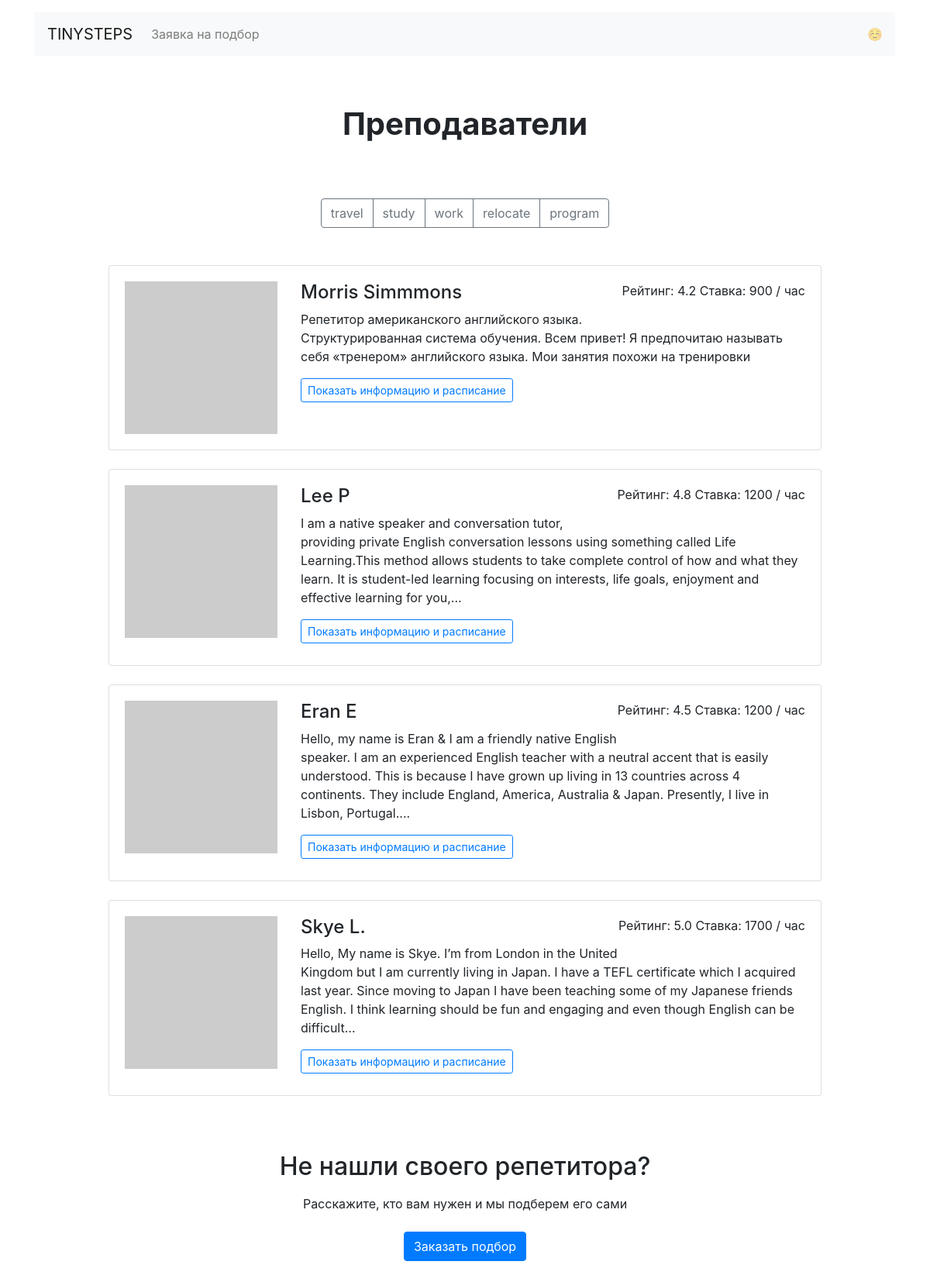
Screenshot of /goals/relocate/ with the database file from the repository.
### app.py (models this page shows)
class Goal(db.Model):
    __tablename__ = "goals"
    id = db.Column(db.Integer, primary_key=True)
    name = db.Column(db.String, nullable=False)

class Teacher(db.Model):
    __tablename__ = "teachers"
    id = db.Column(db.Integer, primary_key=True)
    name = db.Column(db.String, nullable=False)
    about = db.Column(db.String)
    rating = db.Column(db.Float, nullable=False)
    picture = db.Column(db.String, nullable=False)
    price = db.Column(db.Integer, nullable=False)
    gender = db.Column(db.Boolean, nullable=False)
    book = db.relationship("Booking")

### app.py (the view)
@app.route('/goals/<goal>/')
def render_goals_page(goal):
    get_goals = db.session.query(Goal.name).all()
    clear_goals = []
    for now_goal in get_goals:
        clear_goals.append(now_goal[0])
    get_goal_id = db.session.query(Goal.id).filter(Goal.name == goal).first()[0]
    teacher_for_goals = db.session.query(Teacher).join(GoalTeacher).join(Goal).filter(GoalTeacher.goal_id == get_goal_id).all()
    return render_template('goal.html', teachers=teacher_for_goals, goals=clear_goals)

### templates/goal.html
{% extends 'base.html' %}
{% block container %}
<main class="container mt-3">
  <h1 class="h1 text-center w-50 mx-auto mt-1 py-5 mb-4"><strong>Преподаватели <br> {{ goals[goal] }}</strong></h1>
  <div class="text-center mb-5">
    <div class="btn-group mx-auto mb-0" role="group" aria-label="Basic example">
      {% for goal in goals %}
        <a href="{{ url_for('render_goals_page', goal=goal) }}" class="btn btn-outline-secondary">{{ goal }}</a>
      {% endfor %}
    </div>
  </div>
  <div class="row">
    <div class="col-12 col-lg-10 offset-lg-1 m-auto">
    {% for teach in teachers %}
      <div class="card mb-4">
        <div class="card-body">
          <div class="row">
            <div class="col-3"><img src="{{ teach.picture }}" class="img-fluid" alt=""></div>
            <div class="col-9">
              <p class="float-right">Рейтинг: {{ teach.rating }} Ставка: {{ teach.price }} / час</p>
              <h2 class="h4">{{ teach.name }}</h2>
              <p>{{ teach.about|truncate(320) }}</p>
              <a href="{{ url_for('render_profiles_page', id_teacher=teach.id) }}" class="btn btn-outline-primary btn-sm mr-3 mb-2">Показать информацию и расписание</a>
            </div>
          </div>
        </div>
      </div>
    {% endfor %}
    </div>
  </div>
  <h2 class="text-center mt-5 mb-3">Не нашли своего репетитора?</h2>
  <p class="text-center mb-4">Расскажите, кто вам нужен и мы подберем его сами</p>
  <div class="text-center pb-5">
      <a href="{{ url_for('render_request_page') }}" class="btn btn-primary">Заказать подбор</a>
  </div>
</main>
{% endblock %}

### rows the page displays
Goal: name "travel"
Goal: name "study"
Goal: name "work"
Goal: name "relocate"
Goal: name "program"
Teacher: rating "4.2", price "900", name "Morris Simmmons", about "Репетитор американского английского языка. Структурированная система обучения. Всем привет! Я предпочитаю называть себя «тренером» английского языка. Мои занятия похожи на тренировки"
Teacher: rating "4.8", price "1200", name "Lee P", about "I am a native speaker and conversation tutor, providing private English conversation lessons using something called Life Learning.This method allows students to take complete control of how and what they learn. It is student-led learning focusing on interests, life goals, enjoyment and effective learning for you,..."
Teacher: rating "4.5", price "1200", name "Eran E", about "Hello, my name is Eran & I am a friendly native English speaker. I am an experienced English teacher with a neutral accent that is easily understood. This is because I have grown up living in 13 countries across 4 continents. They include England, America, Australia & Japan. Presently, I live in Lisbon, Portugal...."
Teacher: rating "5.0", price "1700", name "Skye L.", about "Hello, My name is Skye. I’m from London in the United Kingdom but I am currently living in Japan. I have a TEFL certificate which I acquired last year. Since moving to Japan I have been teaching some of my Japanese friends English. I think learning should be fun and engaging and even though English can be difficult..."
